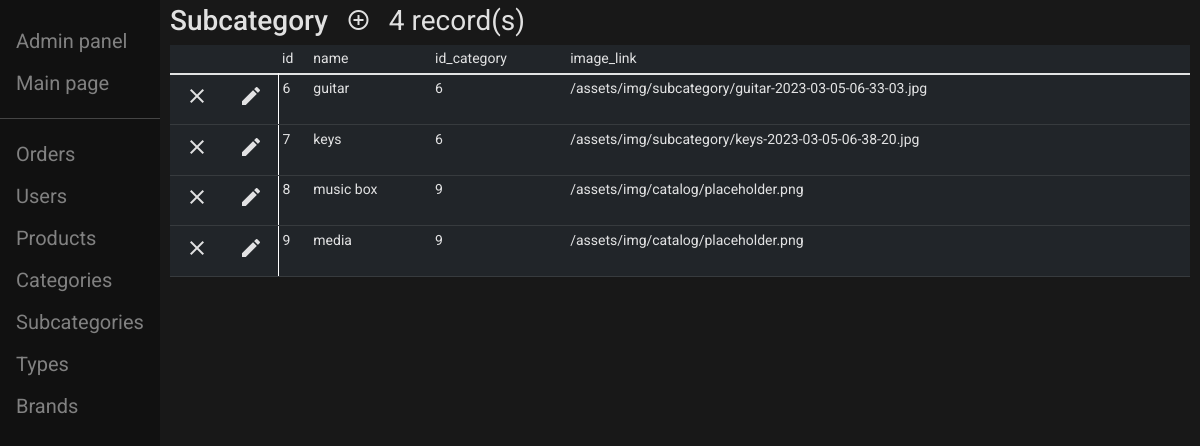
Screenshot of /app/admin/admin-subcategory.php (signed in) with the database file from the repository.
### tables this page shows
CREATE TABLE `subcategory` (
  `id` int(11) NOT NULL,
  `name` varchar(64) NOT NULL,
  `id_category` int(11) NOT NULL,
  `image_link` varchar(512) DEFAULT '/assets/img/catalog/placeholder.png'
);

### config/links.php (called while the page is built, shortened)
<?php
$gotoHome = ROOTURL.'/index.php';
$gotoAdmin = ROOTURL.'/app/admin/admin.php';
$gotoAdminOrders = ROOTURL.'/app/admin/admin-order.php';
$gotoAdminUser = ROOTURL.'/app/admin/admin-user.php';
$gotoAdminProduct = ROOTURL.'/app/admin/admin-product.php';
$gotoAdminCategory = ROOTURL.'/app/admin/admin-category.php';
$gotoAdminSubcategory = ROOTURL.'/app/admin/admin-subcategory.php';
$gotoAdminType = ROOTURL.'/app/admin/admin-type.php';
$gotoAdminBrand = ROOTURL.'/app/admin/admin-brand.php';
?>

### app/admin/_admin-subcategory.php (the view, shortened to what this page needs)
<?php
    $conn = require DB_CONNECT;
    $tables = array(
        "subcategory" => "",
    );
    foreach($tables as $table => $data) {
        $sql = "SELECT * FROM {$table} LIMIT 200";
        $result = mysqli_query($conn, $sql);
        $tables[$table] = mysqli_fetch_all($result, MYSQLI_ASSOC);
    }
?>
<div class="sidenav">
    <a href="<?=$gotoAdmin?>">Admin panel</a>
    <a href="<?=$gotoHome  ?>">Main page</a>
    <hr>
    <a href="<?=$gotoAdminOrders  ?>">Orders</a>
    <a href="<?=$gotoAdminUser ?>">Users</a>
    <a href="<?=$gotoAdminProduct?>">Products</a>
    <a href="<?=$gotoAdminCategory ?>">Categories</a>
    <a href="<?=$gotoAdminSubcategory ?>">Subcategories</a>
    <a href="<?=$gotoAdminType ?>">Types</a>
    <a href="<?=$gotoAdminBrand ?>">Brands</a>
</div>
<div class="main">
<?php foreach($tables as $table => $records): ?>
    <h2 style="display:inline-block;"><?= ucfirst(strtolower($table)) ?></h2>
            <a href="add-<?=$table?>.php" class="btn">
            <span class="material-icons">add_circle_outline</span>
            </a>
        <?php
            $sql = "SELECT COUNT(id) FROM {$table}";
            if (! $result = mysqli_query($conn, $sql))  die("Query error: ". $mysqli->error);
            if (! $count = mysqli_fetch_assoc($result)) die("Fetch error: ". $mysqli->error);
            echo $count["COUNT(id)"]." record(s)";
        ?>
    <div class="table-responsive">
    <table class="table table-sm table-dark table-hover">
    <thead>
        <tr>
            <th scope="col"></th>
            <th scope="col"></th>
        <?php
            $sql = "DESCRIBE {$table}";
            $result = mysqli_query($conn, $sql);
            $columns = mysqli_fetch_all($result, MYSQLI_ASSOC);
            foreach($columns as $column) {
                echo '<th scope="col">'.$column["Field"].'</th>';
            }
        ?>
        </tr>
    </thead>
    <tbody>
        <?php foreach($records as $record):  ?>
            <tr>
                <?php if (isset($record["is_admin"]) and $record["is_admin"]): ?>
                    <th scope="row" style="width: 1%; white-space: nowrap;">
                        <button class="btn" type="button" onclick="return alert('You cannot delete admin user through this admin panel.');">
                            <span class="material-icons">clear</span>
                        </button>
                    </th>
                <?php else:?>
                    <form
                    action="_delete-record.php"
                    method="post"
                    onsubmit="return confirm('Do you really want to delete the record with id <?= $record['id'].' from '.$table?> table?');">
                        <th scope="row" style="width: 1%; white-space: nowrap;">
                            <button class="btn">
                                <span class="material-icons">clear</span>
                            </button>
                        </th>
                    </form>
                <?php endif; ?>
                <th scope="row" style="width: 1%; white-space: nowrap; border-right: 1px solid white">
                <form
                    action="edit-<?=$table?>.php"
                    method="post" >
                    <button class="btn">
                        <span class="material-icons">edit</span>
                    </button>
                </form>
                </th>
                <th scope="row"><?= $record["id"] ?></th>
                <?php
                $is_id = True;
                foreach($record as $field) {
                if (! $is_id) {
                    echo "<td>{$field}</td>";
                }
                $is_id = False;
            }
            ?>
            </tr>
        <?php endforeach; ?>
    </tbody>
    </table>
        </div>
<?php endforeach; ?>
</div>

### assets/styles/style.css (style rules this page uses)
*, *::before, *::after { box-sizing: border-box; font-family: "EkMukta", Roboto, Arial, Helvetica, sans-serif; font-weight: 400; font-style: normal; font-size: 14px; color: rgba(255, 255, 255, 0.87); }
.h1, .h2, .h3, .h4, .h5, .h6, h1, h2, h3, h4, h5, h6 { all: none; }
body { margin: 0; background-color: #181818; height: 100%; }
html { height: 100%; }
* { box-sizing: border-box; }

### app/admin/_admin-subcategory.php (style rules this page uses)
body { font-family: "Lato", sans-serif; }
.sidenav { height: 100%; width: 160px; position: fixed; z-index: 1; top: 0; left: 0; background-color: #111; overflow-x: hidden; padding-top: 20px; }
.sidenav a { padding: 6px 8px 6px 16px; text-decoration: none; font-size: 20px; color: #818181; display: block; }
.main { margin-left: 160px; font-size: 28px; padding: 0px 10px; }

### rows the page displays
subcategory: id "6", name "guitar", field "6", image_link "/assets/img/subcategory/guitar-2023-03-05-06-33-03.jpg"
subcategory: id "7", name "keys", id_category "6", image_link "/assets/img/subcategory/keys-2023-03-05-06-38-20.jpg"
subcategory: id "8", name "music box", id_category "9", image_link "/assets/img/catalog/placeholder.png"
subcategory: id "9", name "media", field "9", image_link "/assets/img/catalog/placeholder.png"

### other values shown
$table "Subcategory"
$count["COUNT(id)"] "4"
$column["Field"] "id"
$column["Field"] "name"
$column["Field"] "id_category"
$column["Field"] "image_link"
